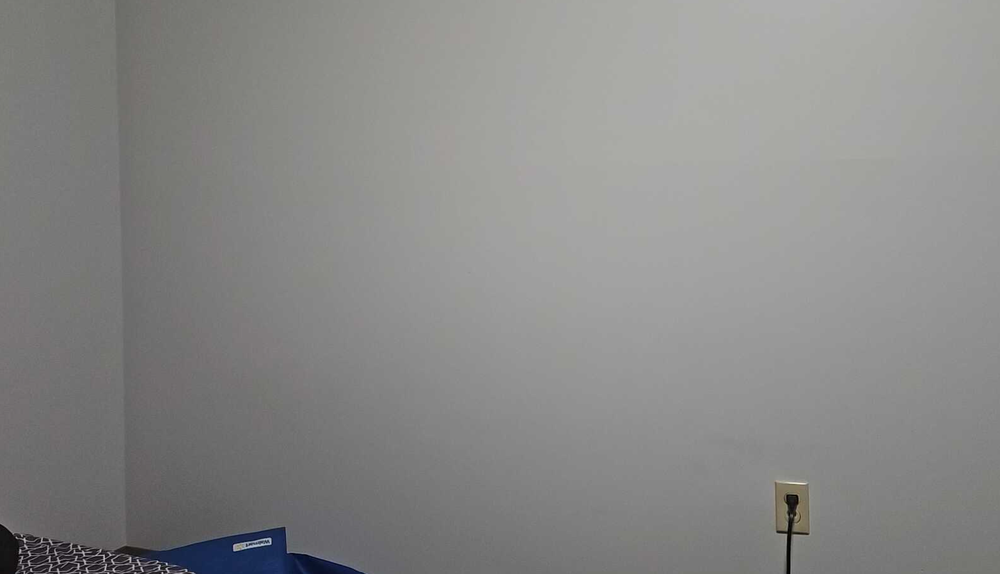
#> input picture backend/screen.png, 1000 x 574 px, shrunk from 1563 x 897 before the run
$ python detect_ground.py screen.png
#> lines starting #> are read from the running program, lines starting #| are printed output that depends on the picture; after the words box and inside, x2 and y2 are one past the last pixel; in counts of white or black regions, pixels touching at a corner belong together
#> further down, image is the input picture: shape (574, 1000, 3); mean B, G, R 136, 137.1, 136.9
import cv2
import numpy as np
import sys
import json

def detect_ground(image):
    # Convert to grayscale and blur for edge detection.
    gray = cv2.cvtColor(image, cv2.COLOR_BGR2GRAY)
    blur = cv2.GaussianBlur(gray, (5, 5), 0)
    edges = cv2.Canny(blur, 50, 150)
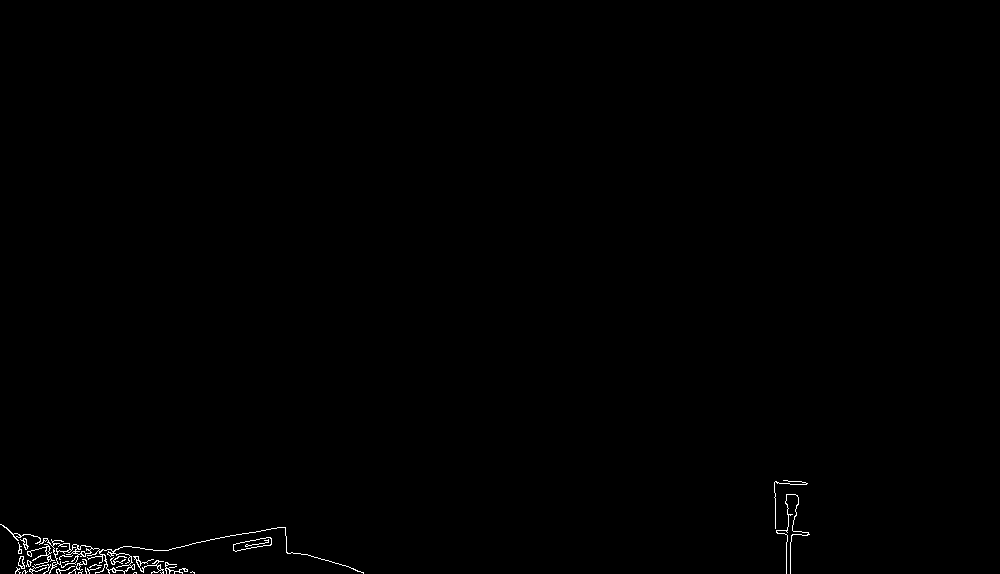
#> edges: shape (574, 1000); 0.37% white in thin lines or dots, all inside (x1, y1, x2, y2) = (0, 480, 810, 574)

    # Detect lines using Hough Transform.
    lines = cv2.HoughLinesP(edges, 1, np.pi / 180, threshold=50, minLineLength=50, maxLineGap=10)
#> lines = 16 rows, first 6: [215, 538, 284, 527], [66, 543, 138, 557], [17, 569, 115, 569], [39, 541, 182, 572], [40, 539, 139, 560], [74, 559, 127, 554]
    horizon_y = None
    horizontal_lines = []
    if lines is not None:
        for line in lines:
            x1, y1, x2, y2 = line[0]
            # Consider nearly horizontal lines (slope near zero).
            if abs(y2 - y1) < 0.2 * abs(x2 - x1):
                horizontal_lines.append((x1, y1, x2, y2))
#> this loop made 16 passes
#> (x1, y1, x2, y2) on passes 1 to 12: (215, 538, 284, 527), (66, 543, 138, 557), (17, 569, 115, 569), (39, 541, 182, 572), (40, 539, 139, 560), (74, 559, 127, 554), (172, 548, 222, 537), (92, 565, 163, 561), (46, 552, 118, 549), (44, 572, 194, 572), (20, 566, 88, 559), (15, 573, 86, 563)
#> after the loop, horizontal_lines = 13 items, first 6: (215, 538, 284, 527), (66, 543, 138, 557), (17, 569, 115, 569), (74, 559, 127, 554), (92, 565, 163, 561), (46, 552, 118, 549)
        if horizontal_lines:
            # Average the y-values of the horizontal lines to estimate the horizon.
            y_vals = [ (line[1] + line[3]) / 2 for line in horizontal_lines ]
#> y_vals = [532.5, 550, 569, 556.5, 563, 550.5, 572, 562.5, 568, 555.5, 554, 564.5, 565.5]
            horizon_y = int(sum(y_vals) / len(y_vals))
#> horizon_y = 558

    # Fallback: if no horizon is found, assume it's at 2/3 of the image height.
    if horizon_y is None:
        horizon_y = int(image.shape[0] * 2 / 3)

    # Define ground as a rectangle covering the full width and from the horizon to the bottom.
    ground_rect = [0, horizon_y, image.shape[1], image.shape[0] - horizon_y]
#> ground_rect = [0, 558, 1000, 16]

    # Optionally draw the horizon line (for debugging).
    cv2.line(image, (0, horizon_y), (image.shape[1], horizon_y), (0, 255, 0), 2)
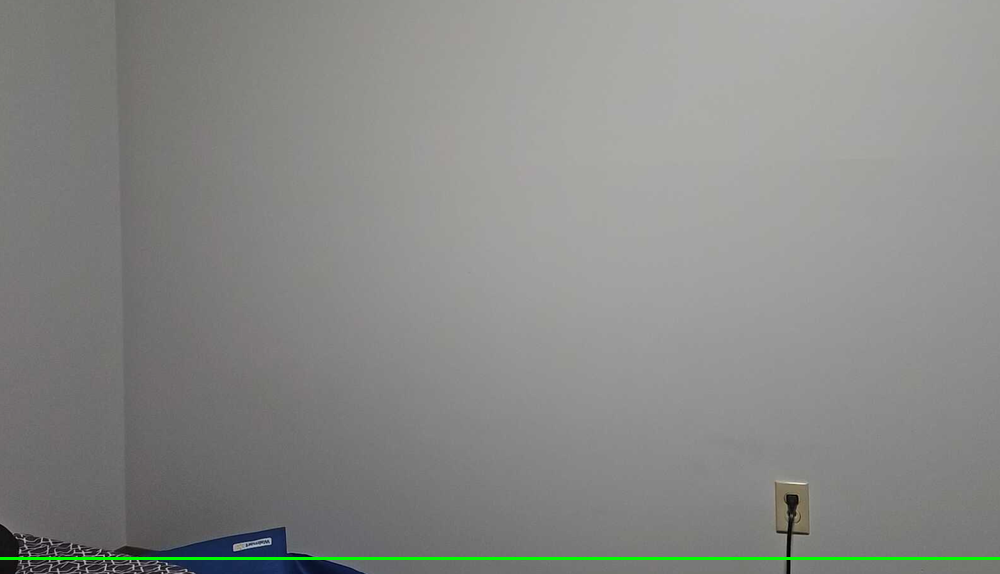
#> image: shape (574, 1000, 3); 0.52% of pixels changed, all inside (x1, y1, x2, y2) = (0, 557, 1000, 560)
    cv2.imwrite("processed_ground.jpg", image)
    return horizon_y, ground_rect

if __name__ == "__main__":
    if len(sys.argv) < 2:
        print(json.dumps({"error": "No image provided"}))
        sys.exit(1)
    image = cv2.imread(sys.argv[1])
    if image is None:
        print(json.dumps({"error": "Failed to read image"}))
        sys.exit(1)
    horizon_y, ground_rect = detect_ground(image)
#> horizon_y = 558; ground_rect = [0, 558, 1000, 16]
    result = {"found": True, "horizon": horizon_y, "ground_rect": ground_rect}
#> result = {'found': True, 'horizon': 558, 'ground_rect': [0, 558, 1000, 16]}
    print(json.dumps(result))
#| {"found": true, "horizon": 558, "ground_rect": [0, 558, 1000, 16]}
